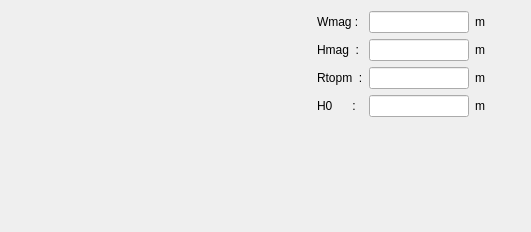
<?xml version="1.0" encoding="UTF-8"?>
<ui version="4.0">
 <class>PMagnet13</class>
 <widget class="QWidget" name="PMagnet13">
  <property name="geometry">
   <rect>
    <x>0</x>
    <y>0</y>
    <width>531</width>
    <height>232</height>
   </rect>
  </property>
  <property name="minimumSize">
   <size>
    <width>0</width>
    <height>0</height>
   </size>
  </property>
  <property name="windowTitle">
   <string>Form</string>
  </property>
  <layout class="QHBoxLayout" name="horizontalLayout">
   <item>
    <widget class="QLabel" name="img_magnet">
     <property name="minimumSize">
      <size>
       <width>300</width>
       <height>200</height>
      </size>
     </property>
     <property name="maximumSize">
      <size>
       <width>550</width>
       <height>350</height>
      </size>
     </property>
     <property name="text">
      <string/>
     </property>
     <property name="pixmap">
      <pixmap resource="../../../../Resources/pyleecan.qrc">:/images/images/MachineSetup/P_Magnet/Surface Magnet type 13.PNG</pixmap>
     </property>
     <property name="scaledContents">
      <bool>true</bool>
     </property>
    </widget>
   </item>
   <item>
    <layout class="QVBoxLayout" name="verticalLayout">
     <item>
      <layout class="QGridLayout" name="gridLayout">
       <item row="0" column="0">
        <widget class="QLabel" name="in_Wmag">
         <property name="text">
          <string>Wmag :</string>
         </property>
        </widget>
       </item>
       <item row="0" column="1">
        <widget class="FloatEdit" name="lf_Wmag">
         <property name="minimumSize">
          <size>
           <width>100</width>
           <height>0</height>
          </size>
         </property>
         <property name="maximumSize">
          <size>
           <width>100</width>
           <height>16777215</height>
          </size>
         </property>
        </widget>
       </item>
       <item row="0" column="2">
        <widget class="QLabel" name="unit_Wmag">
         <property name="text">
          <string>m</string>
         </property>
        </widget>
       </item>
       <item row="1" column="0">
        <widget class="QLabel" name="in_Hmag">
         <property name="text">
          <string>Hmag  :</string>
         </property>
        </widget>
       </item>
       <item row="1" column="1">
        <widget class="FloatEdit" name="lf_Hmag">
         <property name="minimumSize">
          <size>
           <width>100</width>
           <height>0</height>
          </size>
         </property>
         <property name="maximumSize">
          <size>
           <width>100</width>
           <height>16777215</height>
          </size>
         </property>
        </widget>
       </item>
       <item row="1" column="2">
        <widget class="QLabel" name="unit_Hmag">
         <property name="text">
          <string>m</string>
         </property>
        </widget>
       </item>
       <item row="2" column="0">
        <widget class="QLabel" name="in_Rtopm">
         <property name="text">
          <string>Rtopm  :</string>
         </property>
        </widget>
       </item>
       <item row="2" column="1">
        <widget class="FloatEdit" name="lf_Rtopm">
         <property name="minimumSize">
          <size>
           <width>100</width>
           <height>0</height>
          </size>
         </property>
         <property name="maximumSize">
          <size>
           <width>100</width>
           <height>16777215</height>
          </size>
         </property>
        </widget>
       </item>
       <item row="2" column="2">
        <widget class="QLabel" name="unit_Rtopm">
         <property name="text">
          <string>m</string>
         </property>
        </widget>
       </item>
       <item row="3" column="0">
        <widget class="QLabel" name="in_H0">
         <property name="text">
          <string>H0      :</string>
         </property>
        </widget>
       </item>
       <item row="3" column="1">
        <widget class="FloatEdit" name="lf_H0">
         <property name="minimumSize">
          <size>
           <width>100</width>
           <height>0</height>
          </size>
         </property>
         <property name="maximumSize">
          <size>
           <width>100</width>
           <height>16777215</height>
          </size>
         </property>
        </widget>
       </item>
       <item row="3" column="2">
        <widget class="QLabel" name="unit_H0">
         <property name="text">
          <string>m</string>
         </property>
        </widget>
       </item>
      </layout>
     </item>
     <item>
      <widget class="WMagnetOut" name="w_out" native="true"/>
     </item>
     <item>
      <spacer name="verticalSpacer">
       <property name="orientation">
        <enum>Qt::Vertical</enum>
       </property>
       <property name="sizeHint" stdset="0">
        <size>
         <width>17</width>
         <height>18</height>
        </size>
       </property>
      </spacer>
     </item>
    </layout>
   </item>
  </layout>
 </widget>
 <customwidgets>
  <customwidget>
   <class>FloatEdit</class>
   <extends>QLineEdit</extends>
   <header>......GUI/Tools/FloatEdit.h</header>
  </customwidget>
  <customwidget>
   <class>WMagnetOut</class>
   <extends>QWidget</extends>
   <header>......GUI.Dialog.DMachineSetup.SMagnet.WMagnetOut.WMagnetOut.h</header>
   <container>1</container>
  </customwidget>
 </customwidgets>
 <tabstops>
  <tabstop>lf_Wmag</tabstop>
  <tabstop>lf_Hmag</tabstop>
  <tabstop>lf_Rtopm</tabstop>
  <tabstop>lf_H0</tabstop>
 </tabstops>
 <resources>
  <include location="../../../../Resources/pyleecan.qrc"/>
  <include location="../../../../Resources/pyleecan.qrc"/>
  <include location="../../../../Resources/pyleecan.qrc"/>
 </resources>
 <connections/>
</ui>
